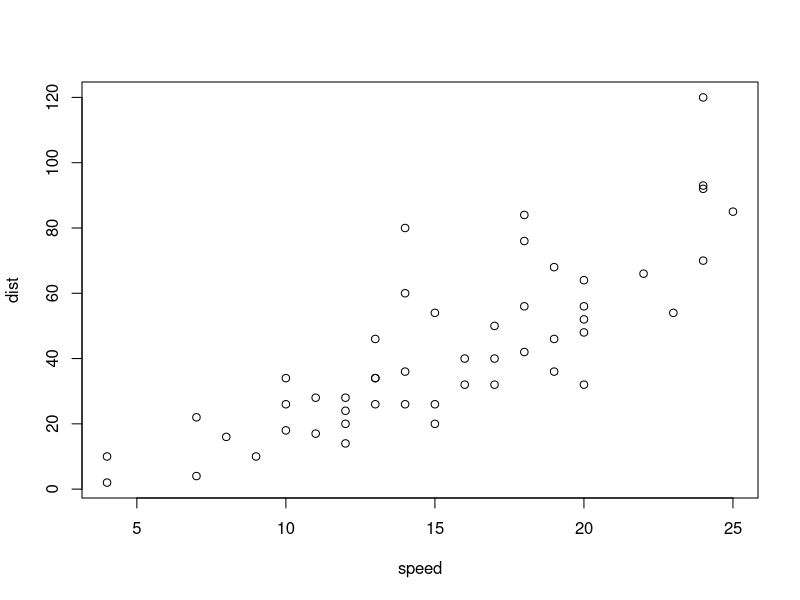
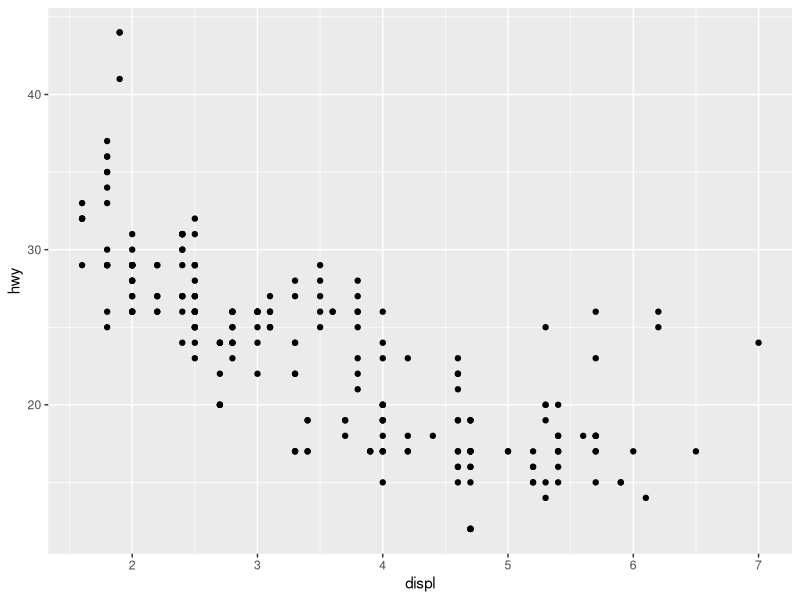
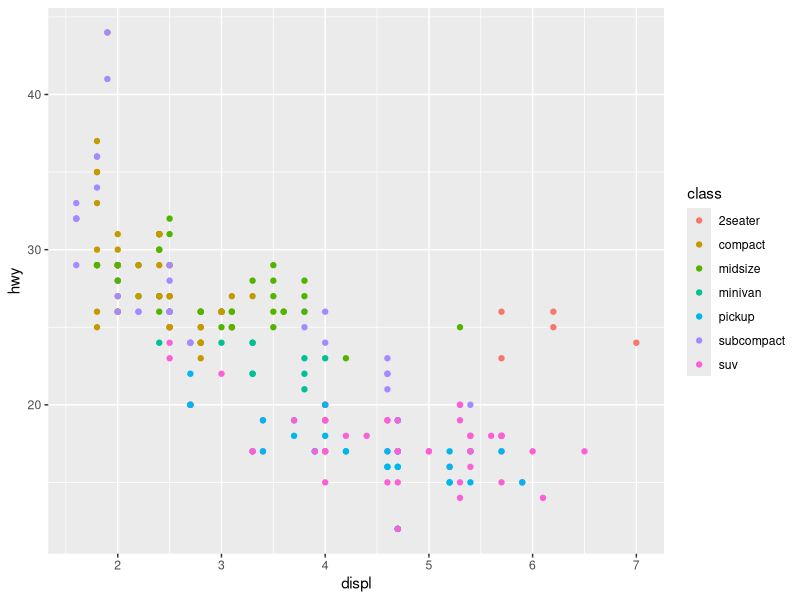
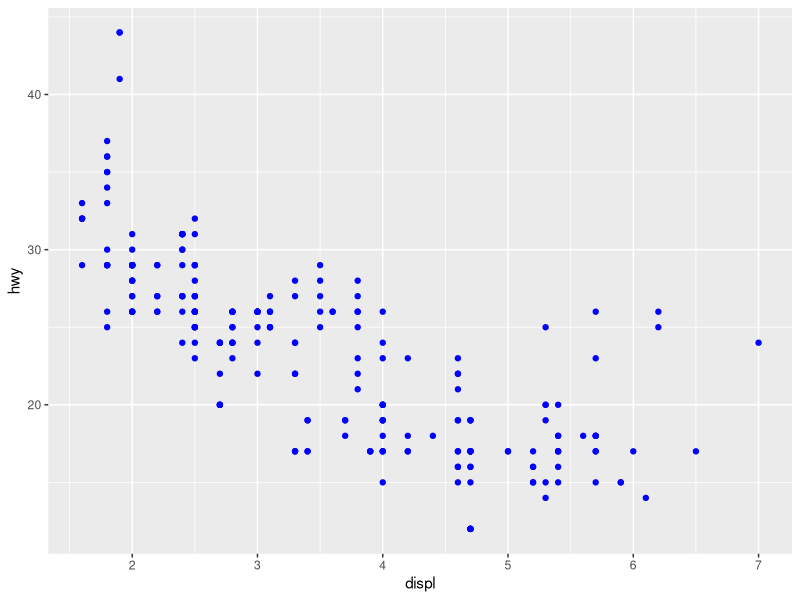
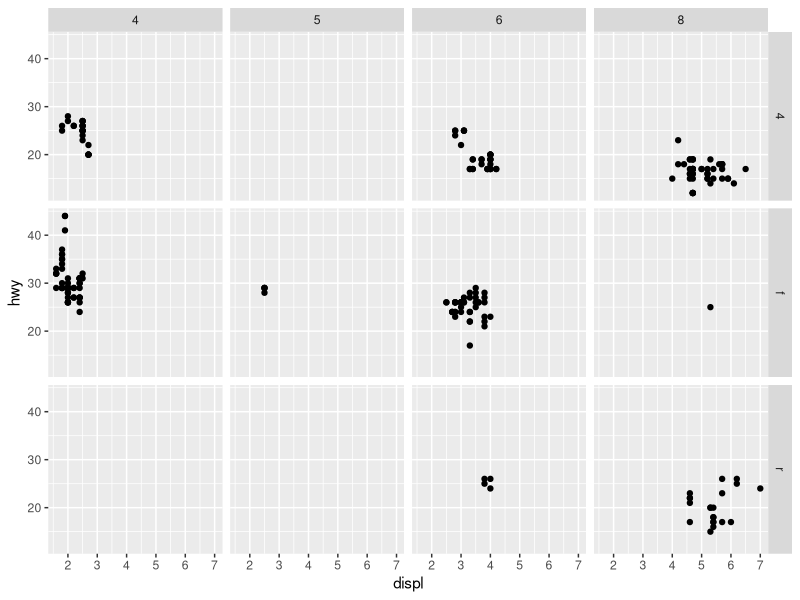
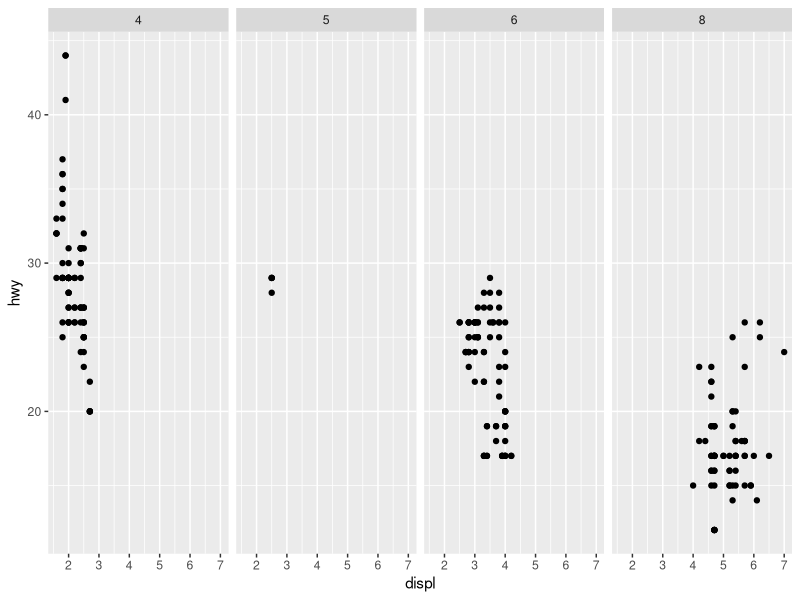
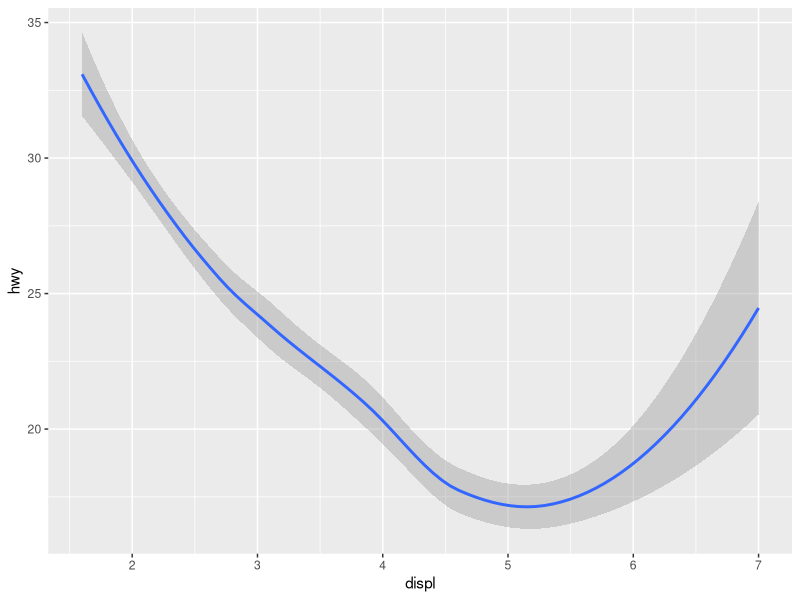
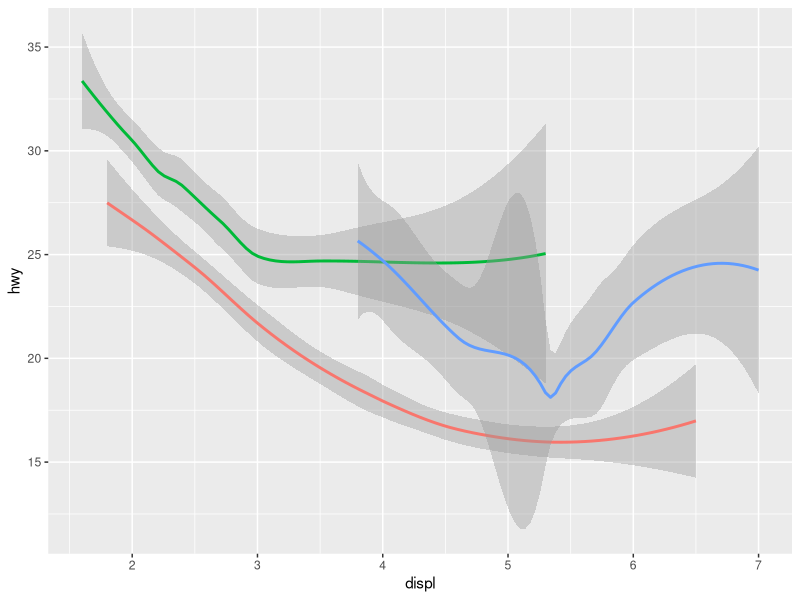

Write R code to recreate these figures, in order.
## ---- chunk 1
plot(cars)
## ---- chunk 2
library(tidyverse)
ggplot(data = mpg) +
geom_point(mapping = aes(x = displ, y = hwy))
## ---- chunk 3
ggplot(data = mpg) +
geom_point(mapping = aes(x = displ, y = hwy, color = class))
## ---- chunk 4
ggplot(data = mpg) +
geom_point(mapping = aes(x = displ, y = hwy), color = "blue"
)
## ---- chunk 5
ggplot(data = mpg) +
geom_point(mapping = aes(x = displ, y = hwy)) +
facet_grid(drv ~ cyl)

ggplot(data = mpg) +
geom_point(mapping = aes(x = displ, y = hwy)) +
facet_grid(. ~ cyl)
## ---- chunk 6
ggplot(data = mpg) +
geom_smooth(mapping = aes(x = displ, y = hwy)) 

ggplot(data = mpg) +
geom_smooth(mapping = aes(x = displ, y = hwy, color = drv),
show.legend = FALSE)
## ---- chunk 7
ggplot(data = mpg, mapping = aes(x = displ, y = hwy)) +
geom_point() +
geom_smooth()
## ---- chunk 8
ggplot(data = mpg, mapping = aes(x = displ, y = hwy)) +
geom_point(mapping = aes(color = class)) +
geom_smooth(
data = filter(mpg, class == "subcompact"),
se = FALSE
)

## ---- chunk 9
ggplot(data = diamonds) +
  geom_bar(mapping = aes(x = cut))
ggplot(data = diamonds) +
stat_count(mapping = aes(x = cut))

## ---- chunk 10
ggplot(data = diamonds) +
geom_bar(mapping = aes(x = cut, fill = clarity))
 
ggplot(
data = diamonds,
mapping = aes(x = cut, fill = clarity)
) +
geom_bar(alpha = 1/5, position = "identity")
ggplot(
data = diamonds,
mapping = aes(x = cut, color = clarity)
) +
geom_bar(fill = NA, position = "identity")

ggplot(
data = diamonds,
mapping = aes(x = cut, fill = clarity)
) +
geom_bar(position = "identity")
## ---- chunk 11
ggplot(data = diamonds) +
geom_bar(
mapping = aes(x = cut, fill = clarity),
position = "fill"
)

ggplot(data = diamonds) +
geom_bar(
mapping = aes(x = cut, fill = clarity),
position = "dodge"
)
## ---- chunk 12
ggplot(data = mpg) +
geom_point(
mapping = aes(x = displ, y = hwy),
position = "jitter"
)
## ---- chunk 13
ggplot(data = mpg, mapping = aes(x = class, y = hwy)) +
geom_boxplot()
ggplot(data = mpg, mapping = aes(x = class, y = hwy)) +
geom_boxplot() +
coord_flip()
## ---- chunk 14
bar <- ggplot(data = diamonds) +
geom_bar(
mapping = aes(x = cut, fill = clarity),

) +
theme(aspect.ratio = 1) +
labs(x = NULL, y = NULL)
bar + coord_flip()
bar + coord_polar()
